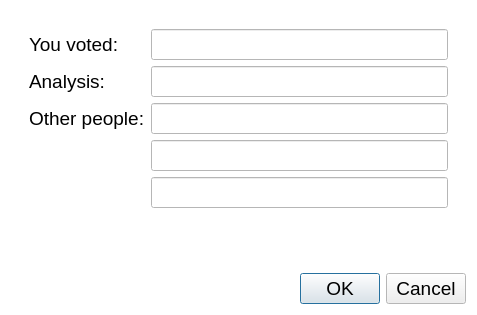
<?xml version="1.0" encoding="UTF-8"?>
<ui version="4.0">
 <class>Dialog</class>
 <widget class="QDialog" name="Dialog">
  <property name="geometry">
   <rect>
    <x>0</x>
    <y>0</y>
    <width>477</width>
    <height>315</height>
   </rect>
  </property>
  <property name="palette">
   <palette>
    <active>
     <colorrole role="Base">
      <brush brushstyle="SolidPattern">
       <color alpha="255">
        <red>255</red>
        <green>255</green>
        <blue>255</blue>
       </color>
      </brush>
     </colorrole>
     <colorrole role="Window">
      <brush brushstyle="SolidPattern">
       <color alpha="255">
        <red>255</red>
        <green>255</green>
        <blue>255</blue>
       </color>
      </brush>
     </colorrole>
    </active>
    <inactive>
     <colorrole role="Base">
      <brush brushstyle="SolidPattern">
       <color alpha="255">
        <red>255</red>
        <green>255</green>
        <blue>255</blue>
       </color>
      </brush>
     </colorrole>
     <colorrole role="Window">
      <brush brushstyle="SolidPattern">
       <color alpha="255">
        <red>255</red>
        <green>255</green>
        <blue>255</blue>
       </color>
      </brush>
     </colorrole>
    </inactive>
    <disabled>
     <colorrole role="Base">
      <brush brushstyle="SolidPattern">
       <color alpha="255">
        <red>255</red>
        <green>255</green>
        <blue>255</blue>
       </color>
      </brush>
     </colorrole>
     <colorrole role="Window">
      <brush brushstyle="SolidPattern">
       <color alpha="255">
        <red>255</red>
        <green>255</green>
        <blue>255</blue>
       </color>
      </brush>
     </colorrole>
    </disabled>
   </palette>
  </property>
  <property name="font">
   <font>
    <pointsize>14</pointsize>
   </font>
  </property>
  <property name="windowTitle">
   <string>Dialog</string>
  </property>
  <layout class="QVBoxLayout" name="verticalLayout_2">
   <item>
    <widget class="QWidget" name="widget" native="true">
     <layout class="QVBoxLayout" name="verticalLayout">
      <item>
       <widget class="QWidget" name="widget_2" native="true">
        <layout class="QFormLayout" name="formLayout">
         <item row="0" column="0">
          <widget class="QLabel" name="label">
           <property name="text">
            <string>You voted:</string>
           </property>
          </widget>
         </item>
         <item row="0" column="1">
          <widget class="QLineEdit" name="vote"/>
         </item>
         <item row="1" column="0">
          <widget class="QLabel" name="label_2">
           <property name="text">
            <string>Analysis:</string>
           </property>
          </widget>
         </item>
         <item row="1" column="1">
          <widget class="QLineEdit" name="ana"/>
         </item>
         <item row="2" column="0">
          <widget class="QLabel" name="label_3">
           <property name="text">
            <string>Other people:</string>
           </property>
          </widget>
         </item>
         <item row="2" column="1">
          <widget class="QLineEdit" name="coord"/>
         </item>
         <item row="5" column="1">
          <widget class="QLineEdit" name="uncoord"/>
         </item>
         <item row="4" column="1">
          <widget class="QLineEdit" name="partial"/>
         </item>
        </layout>
       </widget>
      </item>
     </layout>
    </widget>
   </item>
   <item>
    <widget class="QDialogButtonBox" name="buttonBox">
     <property name="orientation">
      <enum>Qt::Horizontal</enum>
     </property>
     <property name="standardButtons">
      <set>QDialogButtonBox::Cancel|QDialogButtonBox::Ok</set>
     </property>
    </widget>
   </item>
  </layout>
 </widget>
 <resources/>
 <connections>
  <connection>
   <sender>buttonBox</sender>
   <signal>accepted()</signal>
   <receiver>Dialog</receiver>
   <slot>accept()</slot>
   <hints>
    <hint type="sourcelabel">
     <x>248</x>
     <y>254</y>
    </hint>
    <hint type="destinationlabel">
     <x>157</x>
     <y>274</y>
    </hint>
   </hints>
  </connection>
  <connection>
   <sender>buttonBox</sender>
   <signal>rejected()</signal>
   <receiver>Dialog</receiver>
   <slot>reject()</slot>
   <hints>
    <hint type="sourcelabel">
     <x>316</x>
     <y>260</y>
    </hint>
    <hint type="destinationlabel">
     <x>286</x>
     <y>274</y>
    </hint>
   </hints>
  </connection>
 </connections>
</ui>
